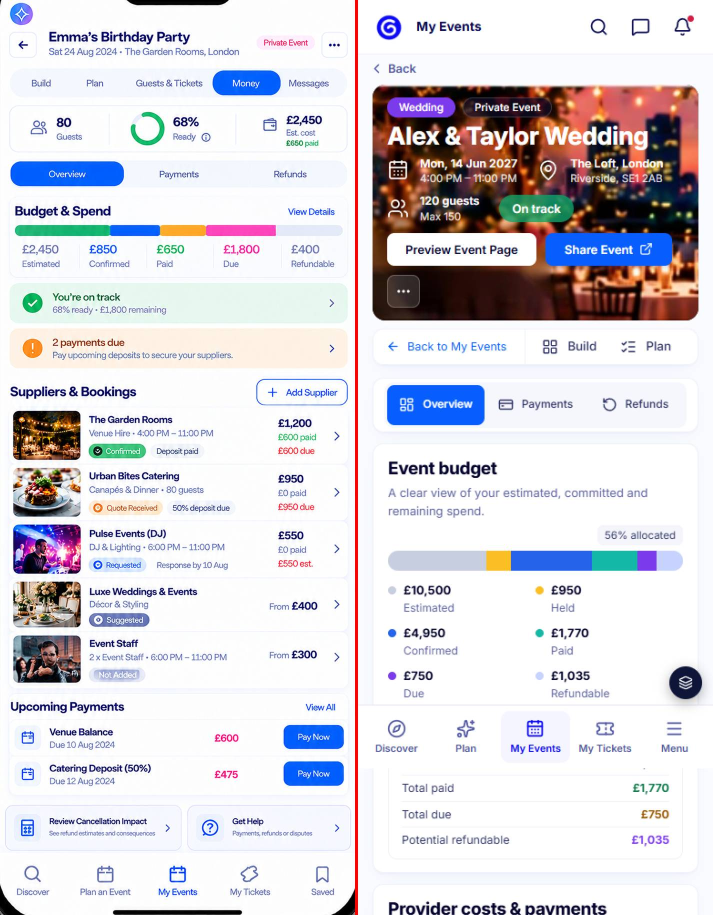
#> input picture artifacts/visual/w02/r3/phone/172-p-money-sbs.jpg, 1426 x 1830 px (shown at 1/2 size)
$ python -i region.py   (imports and definitions only)
#> lines starting #> are read from the running program, lines starting #| are printed output that depends on the picture; after the words box and inside, x2 and y2 are one past the last pixel; in counts of white or black regions, pixels touching at a corner belong together
#> further down, picture is the input picture: shape (1830, 1426, 3); mean B, G, R 220.3, 214.4, 216.8
"""Per-region layout diff: design vs ours.
Detects card/panel rectangles (thin light borders or white panels on the tinted page) in BOTH images with the same rule,
matches every design region to the best-overlapping region of ours, and reports drift = (1 - IoU) * 100 per region.
A region passes the W02 gate at drift <= 5%. Text/photo content is ignored (seeded data differs from the mock data).
Usage: python -I region.py <design> <ours> <out-prefix> [--dcrop x0,y0,x1,y1] [--ocrop x0,y0,x1,y1] [--min 120x60] [--maxh N]
--dcrop crops the design (phone bezel); ours is cropped then scaled to the design crop's width (height follows aspect).
Writes <out>.json, <out>.png (overlay: design green, ours magenta) and <out>-sbs.jpg (design left, ours right)."""
import sys, json, cv2, numpy as np
args = sys.argv[1:]; pos = [a for a in args if not a.startswith("--")]
opt = {}
i = 0
# [3 lines not run here, left out]
# [1 line that did not run here, left out]
rd = lambda p: cv2.imdecode(np.fromfile(p, np.uint8), cv2.IMREAD_COLOR)
# [1 line that did not run here, left out]
def crop(im, s):
    if not s: return im
    x0, y0, x1, y1 = map(int, s.split(",")); return im[y0:y1, x0:x1]
# [1 line that did not run here, left out]
k = 1.0
# [2 lines that did not run here, left out]
# [1 line that did not run here, left out]
# [1 line that did not run here, left out]
mw, mh = map(int, opt.get("min", "120x60").split("x"))
R = int(opt.get("r", 6))
LINES = {}
def boxes(im):
    g = cv2.cvtColor(im, cv2.COLOR_BGR2GRAY).astype(np.int16)
    # light UI edges: a step of >=4 grey levels between neighbours where both sides are light (card borders, white panels on a tint)
    gx = np.abs(np.diff(g, axis=1, prepend=g[:, :1])); gy = np.abs(np.diff(g, axis=0, prepend=g[:1, :]))
    light = g >= 205
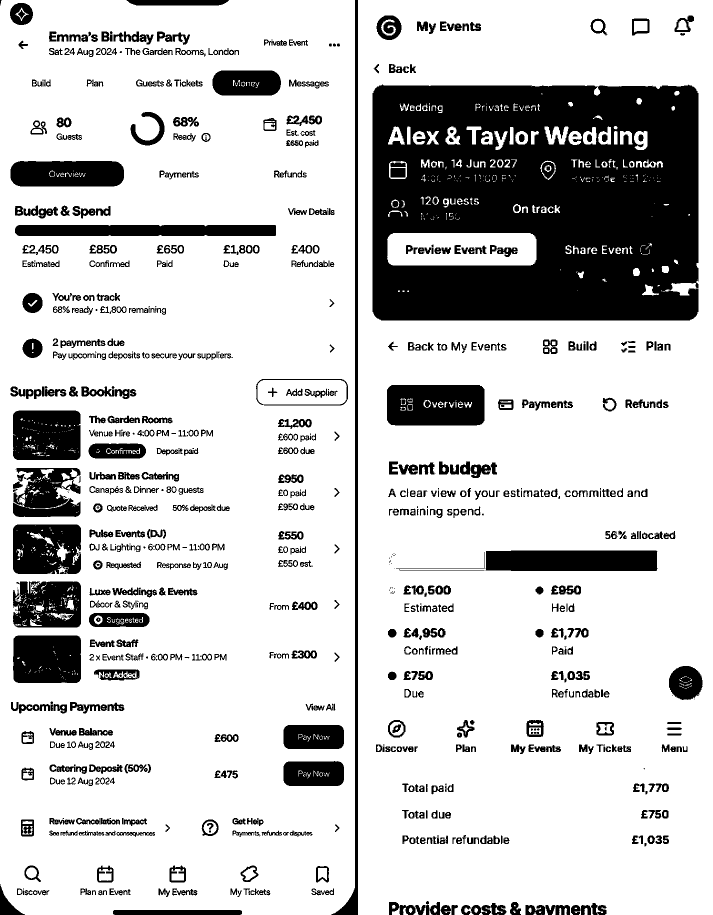
#> light: shape (1830, 1426) bool (shown at 1/2 size); 79.1% white; 1010 black regions (155 under 20 px), largest, box (x1, y1, x2, y2) and area: (745, 169, 1397, 641) 266382, (774, 770, 969, 851) 14788, (972, 1101, 1314, 1142) 13920
    e = ((((gx >= 4) | (gy >= 4)) & light) | (gx >= 40) | (gy >= 40)).astype(np.uint8) * 255  # + hard edges (photos flush with a card side)
#> e: shape (1830, 1426); 16.7% white; 3315 white regions (2793 under 20 px), largest, box (x1, y1, x2, y2) and area: (176, 1053, 457, 1147) 10202, (716, 0, 1426, 1830) 9897, (96, 56, 481, 121) 9323
    e = cv2.dilate(e, np.ones((2, 2), np.uint8))
#> e: shape (1830, 1426); 23.7% white; 1169 white regions (711 under 20 px), largest, box (x1, y1, x2, y2) and area: (17, 1043, 698, 1370) 27977, (8, 0, 712, 1830) 20883, (716, 0, 1426, 1830) 18585
    el = cv2.dilate((((gx >= 4) | (gy >= 4)) & light).astype(np.uint8) * 255, np.ones((2, 2), np.uint8))
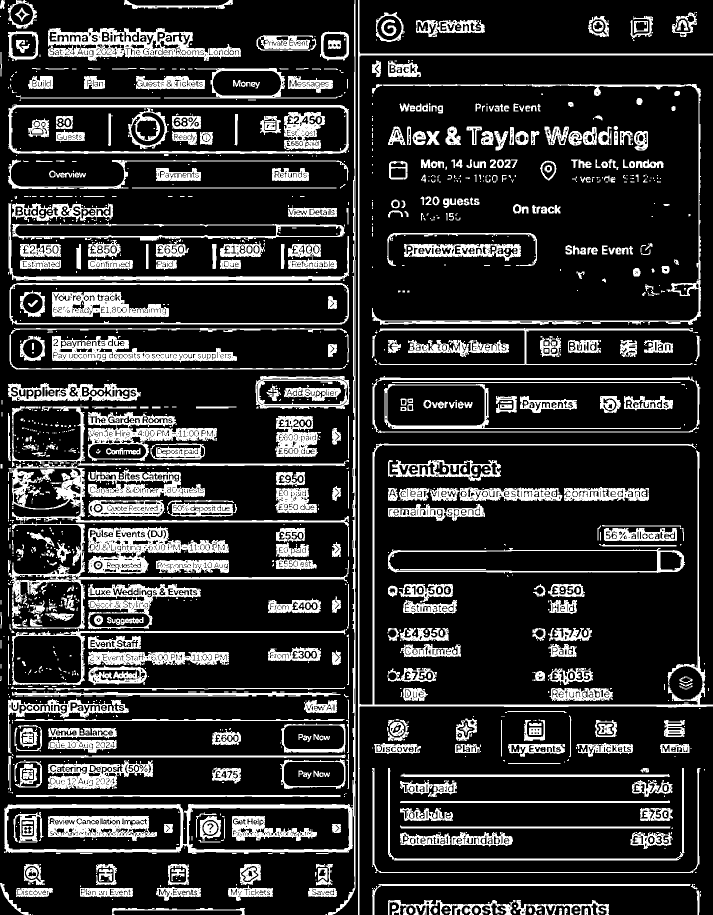
#> el: shape (1830, 1426) (shown at 1/2 size); 19% white; 1738 white regions (991 under 20 px), largest, box (x1, y1, x2, y2) and area: (8, 0, 711, 1830) 18782, (716, 0, 1426, 1830) 18061, (96, 56, 482, 122) 12008
    LINES[str(id(im)) + "L"] = cv2.bitwise_or(cv2.morphologyEx(el, cv2.MORPH_OPEN, cv2.getStructuringElement(cv2.MORPH_RECT, (60, 1))),
                                              cv2.morphologyEx(el, cv2.MORPH_OPEN, cv2.getStructuringElement(cv2.MORPH_RECT, (1, 40))))
    hl = cv2.morphologyEx(e, cv2.MORPH_OPEN, cv2.getStructuringElement(cv2.MORPH_RECT, (60, 1)))
#> hl: shape (1830, 1426); 9.9% white; 337 white regions, largest, box (x1, y1, x2, y2) and area: (105, 704, 475, 721) 6183, (97, 97, 483, 113) 5367, (97, 1633, 299, 1657) 4710
    vl = cv2.morphologyEx(e, cv2.MORPH_OPEN, cv2.getStructuringElement(cv2.MORPH_RECT, (1, 40)))
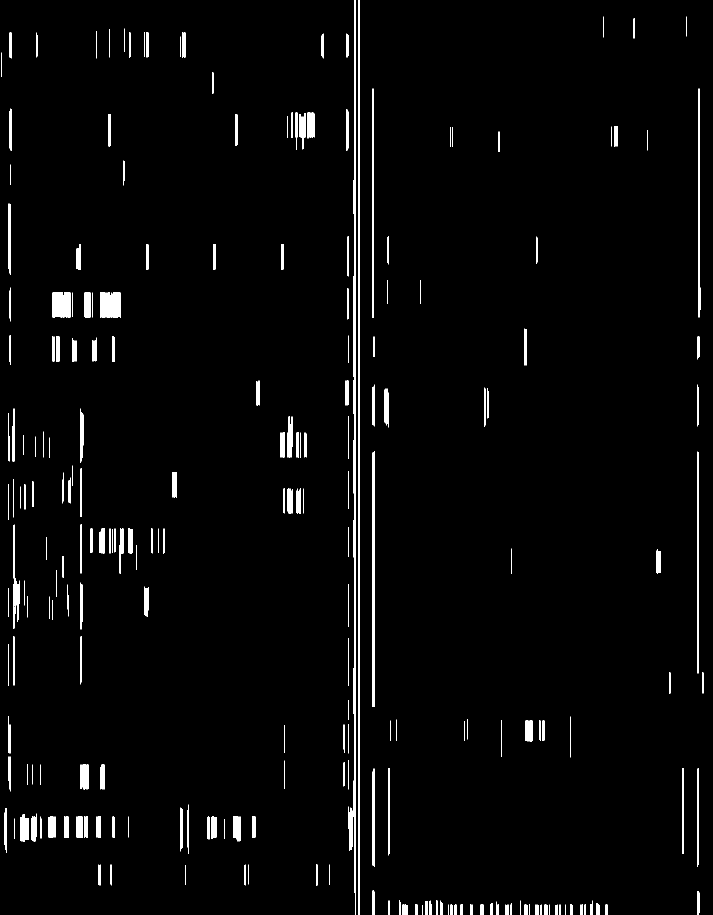
#> vl: shape (1830, 1426) (shown at 1/2 size); 2.6% white; 279 white regions, largest, box (x1, y1, x2, y2) and area: (706, 0, 712, 1830) 7129, (716, 0, 719, 1830) 5490, (745, 902, 749, 1414) 2039
    LINES[id(im)] = cv2.bitwise_or(hl, vl)
    grid = cv2.dilate(cv2.bitwise_or(hl, vl), np.ones((R * 2 + 1, R * 2 + 1), np.uint8))  # bridges rounded corners
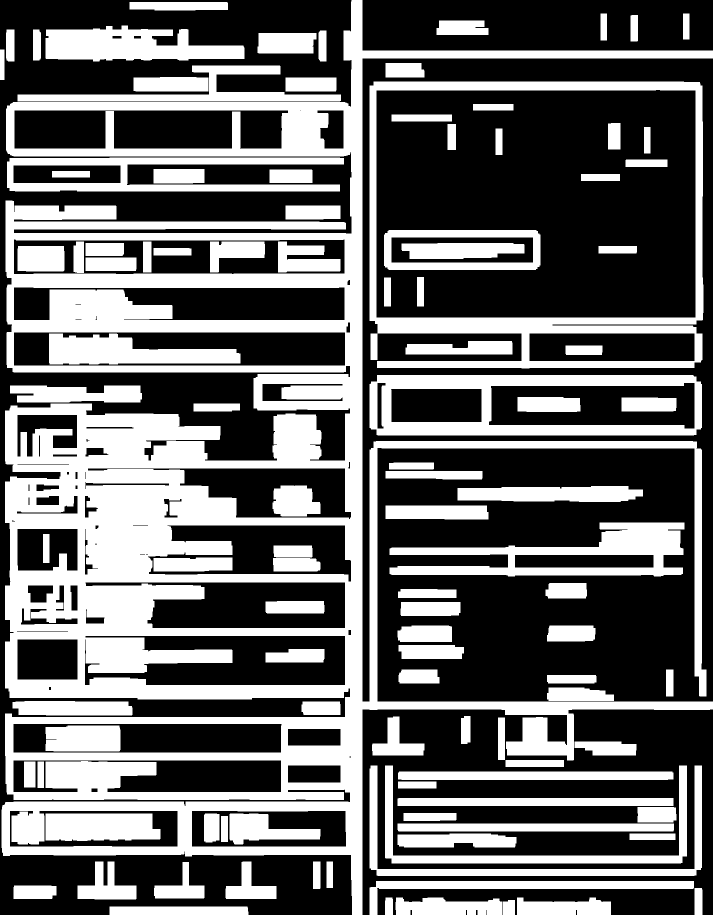
#> grid: shape (1830, 1426) (shown at 1/2 size); 40.6% white; 110 white regions
    if "debug" in opt: cv2.imwrite(pos[2] + f"-grid{im.shape[0]}{int(im.mean())}.png", grid)
    cnts, hier = cv2.findContours(grid, cv2.RETR_CCOMP, cv2.CHAIN_APPROX_SIMPLE)
#> cnts = 182 contours, 7 with area under 20; largest, box (x1, y1, x2, y2) and area: (3, 0, 1426, 1830) 950169, (739, 163, 1407, 737) 362254, (752, 179, 1392, 636) 290751, (739, 750, 1404, 871) 78987, (27, 478, 690, 549) 44570
    out = []
    ed = cv2.dilate(e, np.ones((5, 5), np.uint8)) > 0
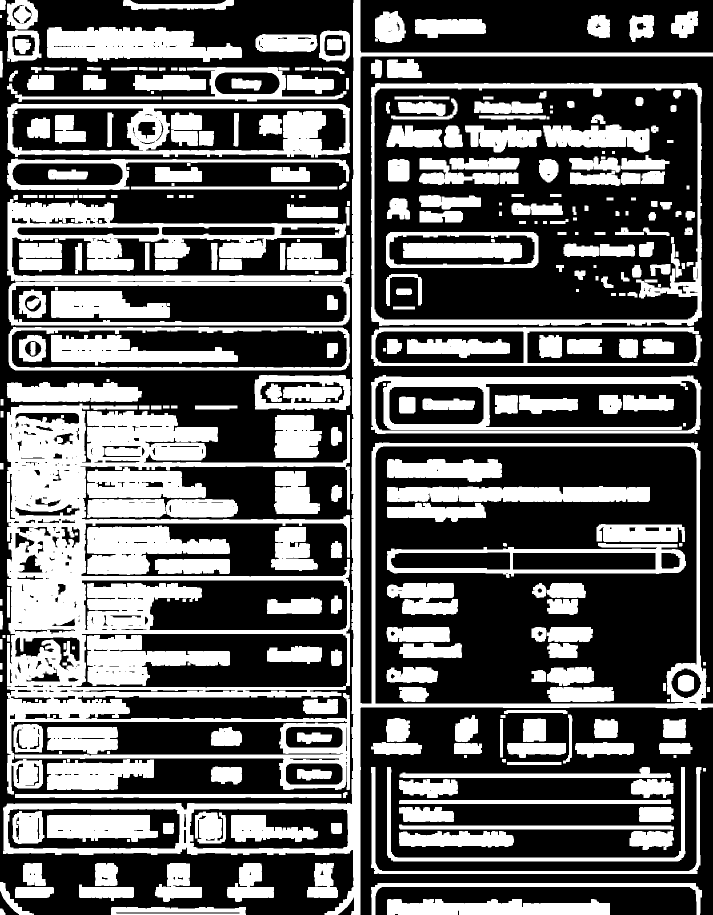
#> ed: shape (1830, 1426) bool (shown at 1/2 size); 38.2% white; 346 white regions, largest, box (x1, y1, x2, y2) and area: (14, 807, 700, 1589) 168899, (6, 0, 1426, 1830) 76442, (14, 398, 700, 651) 49817
    def side(a): return a.mean() if a.size else 0
    for ci, c in enumerate(cnts):
        x, y, w, h = cv2.boundingRect(c)
        k = -R if hier[0][ci][3] == -1 else R  # outer contours are inflated by the dilation, holes deflated
        x, y, w, h = x - k, y - k, w + 2 * k, h + 2 * k
        if not (w >= mw and h >= mh and w < im.shape[1] * 0.985 and h < im.shape[0] * 0.98): continue
        # closed card: each of the 4 sides (inset 12px from the rounded corners) is >=80% edge pixels
        x1, y1 = x + w - 1, y + h - 1
        sides = [side(ed[y + 1, x + 12:x1 - 12]), side(ed[y1 - 1, x + 12:x1 - 12]), side(ed[y + 12:y1 - 12, x + 1]), side(ed[y + 12:y1 - 12, x1 - 1])]
        if min(sides) >= 0.8: out.append((x, y, w, h))
#> this loop made 182 passes
#> (x, y, w, h, k) on passes 1 to 3: (225, 1819, 266, 5, -6), (1011, 1806, 13, 18, -6), (1040, 1801, 176, 23, -6)
    uniq = []
    for b in sorted(out, key=lambda b: (b[1], b[0])):
        if not any(abs(b[0]-u[0]) < 8 and abs(b[1]-u[1]) < 8 and abs(b[2]-u[2]) < 12 and abs(b[3]-u[3]) < 12 for u in uniq): uniq.append(b)
#> this loop made 21 passes
#> b on passes 1 to 8: (745, 169, 656, 562), (746, 173, 652, 469), (22, 214, 561, 90), (774, 466, 301, 68), (776, 468, 297, 64), (21, 472, 675, 83), (21, 568, 675, 79), (21, 658, 676, 80)
    return uniq
# [5 lines left out: function iou, not called in this run]
# [1 line that did not run here, left out]
# [5 lines not run here, left out]
# [1 line that did not run here, left out]
# [1 line that did not run here, left out]
# [1 line not run here, left out]
# [1 line that did not run here, left out]
TOL = int(opt.get("tol", 4)); ker = np.ones((TOL * 2 + 1, TOL * 2 + 1), np.uint8)
# [1 line that did not run here, left out]
# [8 lines left out: function line_drift, not called in this run]
regions = []
# [6 lines not run here, left out]
# keep top-level-ish regions: drop design boxes fully inside another design box that already matched well (<=5%)
area = sum(r["design"][2]*r["design"][3] for r in regions) or 1
wdrift = sum(r["drift"] * r["design"][2]*r["design"][3] for r in regions) / area
passed = sum(1 for r in regions if r["drift"] <= 5)
# [1 line that did not run here, left out]
# [5 lines not run here, left out]
# [1 line that did not run here, left out]
# [1 line not run here, left out]
# [1 line that did not run here, left out]
# [2 lines that did not run here, left out]
# [3 lines not run here, left out]

>>> import cv2
>>> picture = cv2.imread('../phone/172-p-money-sbs.jpg')
>>> result = boxes(picture)

$ run again, on artifacts/visual/w02/r3/phone/175-p-plan-sbs.jpg
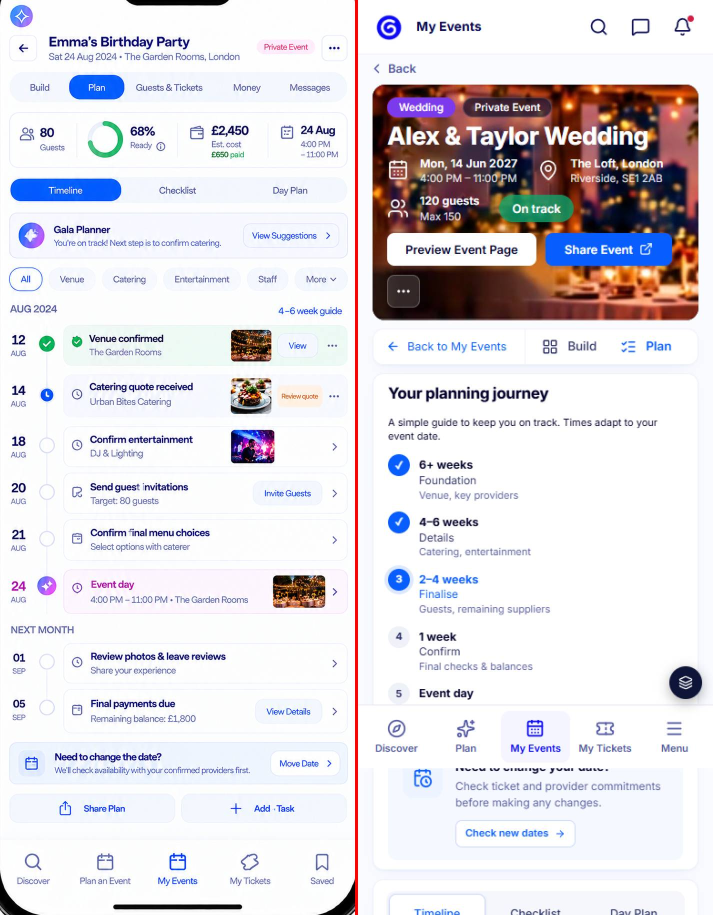
#> input picture artifacts/visual/w02/r3/phone/175-p-plan-sbs.jpg, 1426 x 1830 px (shown at 1/2 size)
#> picture is the input picture: shape (1830, 1426, 3); mean B, G, R 225.6, 220.6, 224
#> light: shape (1830, 1426) bool; 82.8% white; 1069 black regions (150 under 20 px), largest, box (x1, y1, x2, y2) and area: (745, 169, 1397, 641) 268223, (634, 0, 716, 1830) 12713, (21, 357, 243, 403) 9602
#> el: shape (1830, 1426); 18.7% white; 1576 white regions (919 under 20 px), largest, box (x1, y1, x2, y2) and area: (716, 0, 1426, 1830) 23855, (96, 70, 482, 130) 12363, (104, 1503, 506, 1556) 11811
#> hl: shape (1830, 1426); 9.7% white; 296 white regions, largest, box (x1, y1, x2, y2) and area: (105, 1536, 507, 1553) 6590, (97, 105, 483, 122) 5594, (105, 480, 451, 497) 5446
#> vl: shape (1830, 1426); 2.3% white; 223 white regions, largest, box (x1, y1, x2, y2) and area: (708, 0, 712, 1830) 6941, (716, 0, 719, 1830) 5490, (745, 760, 749, 1414) 2601
#> in boxes, `grid = cv2.dilate(cv2.bitwise_or(hl, vl), np.ones((R * 2 + 1, R * 2 + ..`:
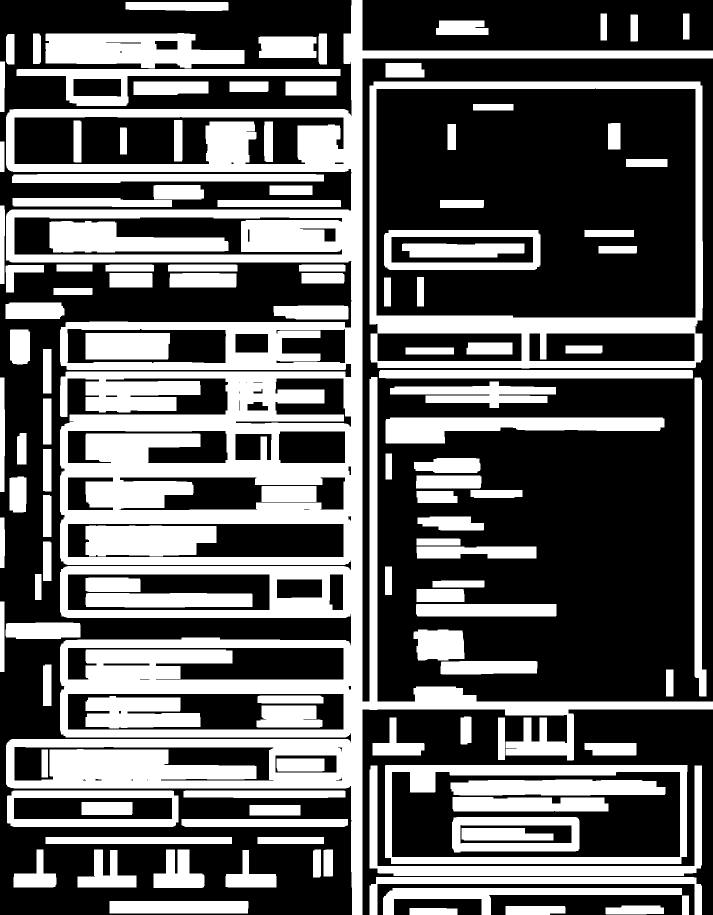
#> grid: shape (1830, 1426) (shown at 1/2 size); 38.8% white; 128 white regions
#> cnts = 183 contours, 8 with area under 20; largest, box (x1, y1, x2, y2) and area: (12, 0, 1426, 1830) 748033, (739, 163, 1406, 737) 379337, (752, 176, 1392, 636) 291570, (770, 1530, 1375, 1728) 118507, (783, 1543, 1361, 1715) 94288
#> in boxes, `ed = cv2.dilate(e, np.ones((5, 5), np.uint8)) > 0`:
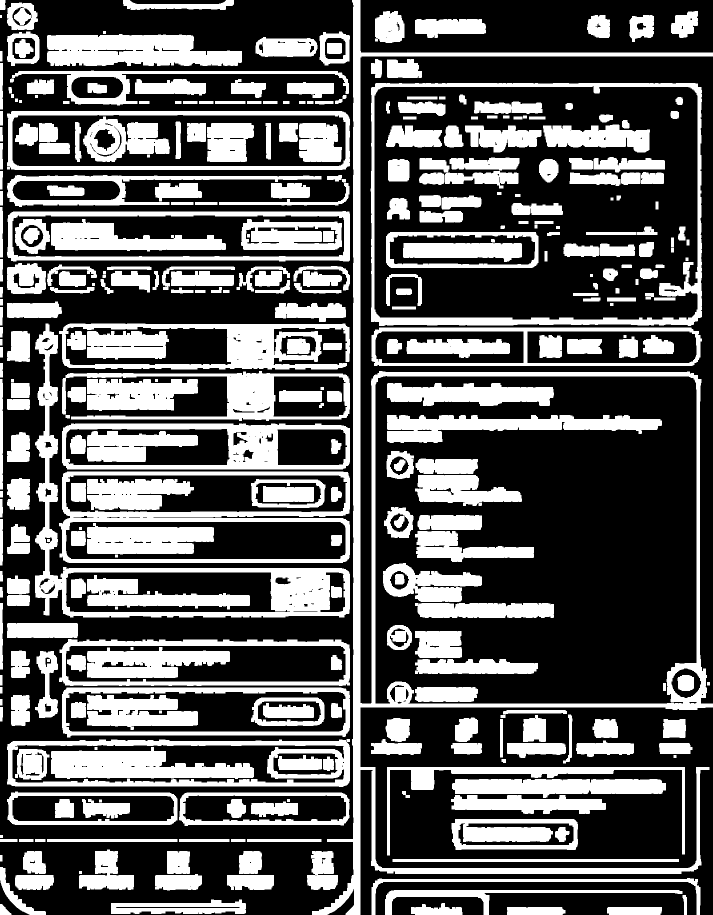
#> ed: shape (1830, 1426) bool (shown at 1/2 size); 36.2% white; 357 white regions, largest, box (x1, y1, x2, y2) and area: (624, 0, 1426, 1830) 71687, (70, 647, 700, 1235) 33446, (741, 166, 1404, 652) 23169
#> the loop in boxes, `for ci, c in enumerate(cnts):` made 183 passes
#> (x, y, w, h, k) on passes 1 to 3: (825, 1822, 84, 2, -6), (1017, 1818, 108, 6, -6), (1217, 1817, 105, 6, -6)
#> the loop in boxes, `for b in sorted(out, key=lambda b: (b[1], b[0])):` made 22 passes
#> b on passes 1 to 8: (745, 169, 655, 562), (746, 170, 652, 472), (22, 227, 672, 108), (22, 428, 669, 88), (774, 466, 301, 68), (776, 467, 297, 65), (128, 651, 331, 82), (546, 651, 151, 82)
